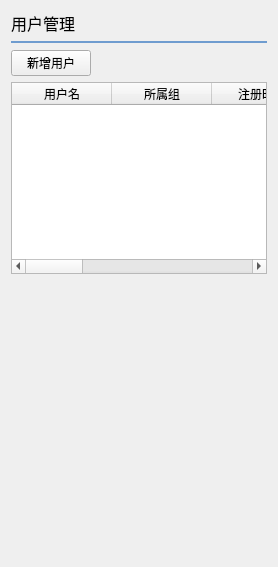
     <widget class="QWidget" name="page_18">
      <layout class="QVBoxLayout" name="verticalLayout_86">
       <item>
        <layout class="QHBoxLayout" name="horizontalLayout_90">
         <item>
          <widget class="QLabel" name="label_139">
           <property name="font">
            <font>
             <family>黑体</family>
             <pointsize>12</pointsize>
            </font>
           </property>
           <property name="text">
            <string>用户管理</string>
           </property>
          </widget>
         </item>
         <item>
          <spacer name="horizontalSpacer_38">
           <property name="orientation">
            <enum>Qt::Horizontal</enum>
           </property>
           <property name="sizeHint" stdset="0">
            <size>
             <width>40</width>
             <height>20</height>
            </size>
           </property>
          </spacer>
         </item>
        </layout>
       </item>
       <item>
        <widget class="Line" name="line_12">
         <property name="styleSheet">
          <string notr="true">color:rgb(111, 156, 207);</string>
         </property>
         <property name="frameShadow">
          <enum>QFrame::Plain</enum>
         </property>
         <property name="lineWidth">
          <number>2</number>
         </property>
         <property name="orientation">
          <enum>Qt::Horizontal</enum>
         </property>
        </widget>
       </item>
       <item>
        <layout class="QHBoxLayout" name="horizontalLayout_89">
         <item>
          <widget class="QPushButton" name="pushButton_27">
           <property name="font">
            <font>
             <family>微软雅黑</family>
            </font>
           </property>
           <property name="text">
            <string>新增用户</string>
           </property>
          </widget>
         </item>
         <item>
          <spacer name="horizontalSpacer_37">
           <property name="orientation">
            <enum>Qt::Horizontal</enum>
           </property>
           <property name="sizeHint" stdset="0">
            <size>
             <width>40</width>
             <height>20</height>
            </size>
           </property>
          </spacer>
         </item>
        </layout>
       </item>
       <item>
        <widget class="QTableWidget" name="tableWidget_10">
         <column>
          <property name="text">
           <string>用户名</string>
          </property>
         </column>
         <column>
          <property name="text">
           <string>所属组</string>
          </property>
         </column>
         <column>
          <property name="text">
           <string>注册时间</string>
          </property>
         </column>
         <column>
          <property name="text">
           <string>注册IP</string>
          </property>
         </column>
         <column>
          <property name="text">
           <string>上次登录时间</string>
          </property>
         </column>
         <column>
          <property name="text">
           <string>上次登录IP</string>
          </property>
         </column>
         <column>
          <property name="text">
           <string>登录次数</string>
          </property>
         </column>
         <column>
          <property name="text">
           <string>操作</string>
          </property>
         </column>
        </widget>
       </item>
       <item>
        <spacer name="verticalSpacer_5">
         <property name="orientation">
          <enum>Qt::Vertical</enum>
         </property>
         <property name="sizeHint" stdset="0">
          <size>
           <width>20</width>
           <height>282</height>
          </size>
         </property>
        </spacer>
       </item>
      </layout>
     </widget>
